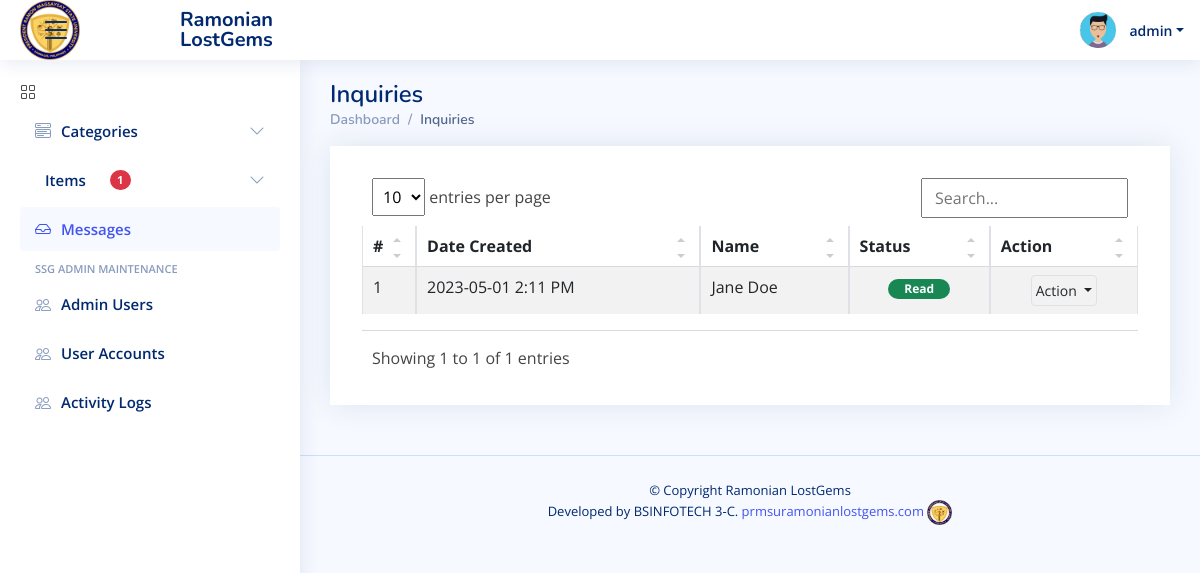
The page /admin?page=inquiries (signed in) on the database its author committed.
### tables this page shows
CREATE TABLE `inquiry_list` (
  `id` bigint NOT NULL,
  `fullname` text NOT NULL,
  `contact` text NOT NULL,
  `email` text NOT NULL,
  `message` text NOT NULL,
  `status` tinyint(1) NOT NULL DEFAULT '0',
  `created_at` datetime NOT NULL DEFAULT CURRENT_TIMESTAMP,
  `updated_at` datetime DEFAULT NULL ON UPDATE CURRENT_TIMESTAMP
);

### admin/inquiries/index.php (the view, shortened to what this page needs)
<div class="card card-outline rounded-0 card-navy">
	<div class="card-body pt-4">
        <div class="container-fluid">
			<div class="table-responsive">
				<table class="table table-sm table-hover table-striped table-bordered" id="list">
					<thead>
						<tr>
							<th>#</th>
							<th>Date Created</th>
							<th>Name</th>
							<th>Status</th>
							<th>Action</th>
						</tr>
					</thead>
					<tbody>
						<?php
						$i = 1;
						$qry = $conn->query("SELECT * from `inquiry_list` order by `status` asc, abs(unix_timestamp(`created_at`))  desc");
						while($row = $qry->fetch_assoc()):
						?>
							<tr>
								<td class="align-items-center text-center"><?php echo $i++; ?></td>
								<td class="align-items-center"><?php echo date("Y-m-d g:i A",strtotime($row['created_at'])) ?></td>
								<td class="align-items-center"><?= $row['fullname'] ?></td>
								<td class="align-items-center text-center">
									<?php if($row['status'] == 1): ?>
										<span class="badge bg-success px-3 rounded-pill">Read</span>
									<?php else: ?>
										<span class="badge bg-secondary px-3 rounded-pill">Unread</span>
									<?php endif; ?>
								</td>
								<td class="align-items-center" align="center">
									<div class="dropdown">
										<button type="button" class="btn btn-flat p-1 btn-default btn-sm border dropdown-toggle dropdown-icon" data-bs-toggle="dropdown">
												Action
										</button>
									</div>
								</td>
							</tr>
						<?php endwhile; ?>
					</tbody>
				</table>
			</div>
		</div>
	</div>
</div>

### assets/css/style.css (style rules this page uses)
:root { scroll-behavior: smooth; }
body { font-family: "Open Sans", sans-serif; background: #f6f9ff; color: #444444; }
.card { margin-bottom: 30px; border: none; border-radius: 5px; box-shadow: 0px 0 30px rgba(1, 41, 112, 0.1); }
.card-body { padding: 0 20px 20px 20px; }

### assets/css/custom.css (style rules this page uses)
.table-responsive { overflow-x: unset; }

### rows shown on the page
inquiry_list: created_at "2023-05-01 2:11 PM", fullname "Jane Doe", status "Read"

### other values the page prints
$_settings->info('short_name') "Ramonian LostGems"
$_settings->userdata('username') "admin"
format_num($pitem) "1"
str_replace(['_', '/'], ' ', ($pageSplit[1] ?? $page)) "Inquiries"
